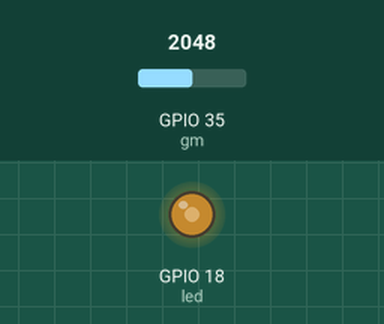
Simulated run of this sketch. Board: ESP32. Parts: output pins drawn as LEDs (lit = HIGH). Inputs (shaded band) come from the test bench; at power-on: GPIO 35 (gm) = 2048.

Above: at 1.2 s.
1.3 s: GPIO 35 (gm) set to 2866
At 2.5 s:
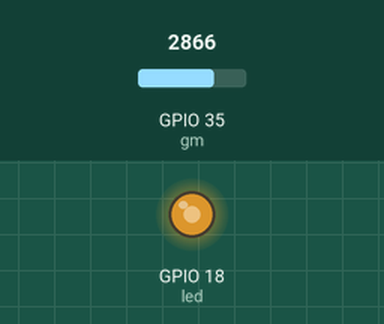
2.8 s: GPIO 35 (gm) set to 3603
At 3.5 s:
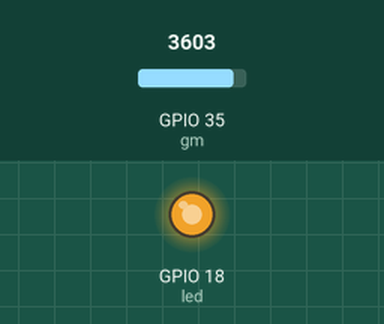
4.3 s: GPIO 35 (gm) set to 491
At 5.2 s:
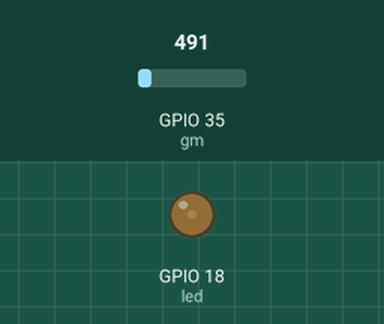
5.8 s: GPIO 35 (gm) set to 0
At 7.3 s:
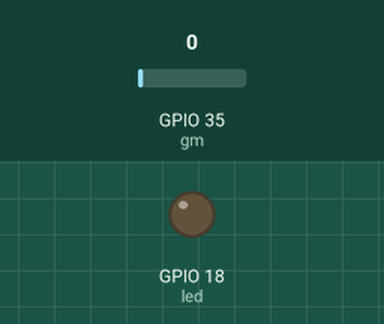
Timing chart, 0 to 8.3 s (numbered marks = the images above; inputs shaded):
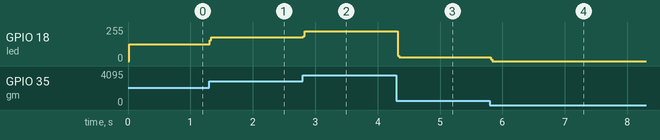

Measured:
- after the input at 1.3 s, GPIO 18 (led): 127/255 → 177/255 at once
- after the input at 2.8 s, GPIO 18 (led): 177/255 → 223/255 at once
- after the input at 4.3 s, GPIO 18 (led): 223/255 → 30/255 at once
- after the input at 5.8 s, GPIO 18 (led): 30/255 → 0/255 at once

The sketch:

Project_11_Photoresistor_Controlled_LED.ino
```cpp
int freq = 5000;    // frequency
int channel = 0;    // thoroughfare
int resolution = 8;   // resolution ratio
const int led = 18;
const int gm = 35; //Photosensitive resistor pins
int Filter_Value;
void setup()
{
  Serial.begin(115200);

  //Set photoresistor input
  pinMode(gm,INPUT);
  randomSeed(analogRead(gm));

  ledcSetup(channel, freq, resolution); // Set up channels
  ledcAttachPin(led, channel);  // Connect the channel to the corresponding pin

}
#define FILTER_N 20
int Filter() {
  int i;
  int filter_sum = 0;
  int filter_max, filter_min;
  int filter_buf[FILTER_N];
  for(i = 0; i < FILTER_N; i++) {
    filter_buf[i] = analogRead(gm);
    delay(1);
  }
  filter_max = filter_buf[0];
  filter_min = filter_buf[0];
  filter_sum = filter_buf[0];
  for(i = FILTER_N - 1; i > 0; i--) {
    if(filter_buf[i] > filter_max)
      filter_max=filter_buf[i];
    else if(filter_buf[i] < filter_min)
      filter_min=filter_buf[i];
    filter_sum = filter_sum + filter_buf[i];
    filter_buf[i] = filter_buf[i - 1];
  }
  i = FILTER_N - 2;
  filter_sum = filter_sum - filter_max - filter_min + i / 2; // +The purpose of i/2 is to round
  filter_sum = filter_sum / i;
  return filter_sum;
}
void loop()
{
  Filter_Value = Filter();
  ledcWrite(0,map(Filter_Value,0,4095,0,255));
}
```
